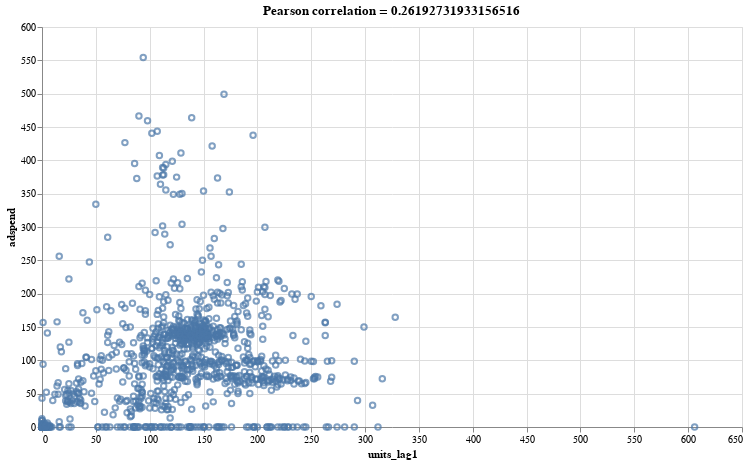

The cell this chart's notebook holds for it:
### Code cell
alt.Chart(pd.concat((x, y), axis=1)).mark_point(point=True) \
.encode(
    x = alt.X("units_lag1:Q"),
    y = alt.Y("adspend:Q"),
).properties(width=700, height=400, title=f"Pearson correlation = {x['units_lag1'].corr(y)}")

### Figure 1 — Vega-Lite specification as saved in the notebook (floating-point values rounded to 4 significant figures; data arrays with more than 128 entries replaced by an {"elided": "..."} marker saying what was removed)
{"$schema": "https://vega.github.io/schema/vega-lite/v4.8.1.json", "config": {"view": {"continuousHeight": 300, "continuousWidth": 400}}, "data": {"name": "data-1b867a862db11e8310cd8d20592826ee"}, "datasets": {"data-1b867a862db11e8310cd8d20592826ee": {"elided": "1057 records"}}, "encoding": {"x": {"field": "units_lag1", "type": "quantitative"}, "y": {"field": "adspend", "type": "quantitative"}}, "height": 400, "mark": {"point": true, "type": "point"}, "title": "Pearson correlation = 0.26192731933156516", "width": 700}
